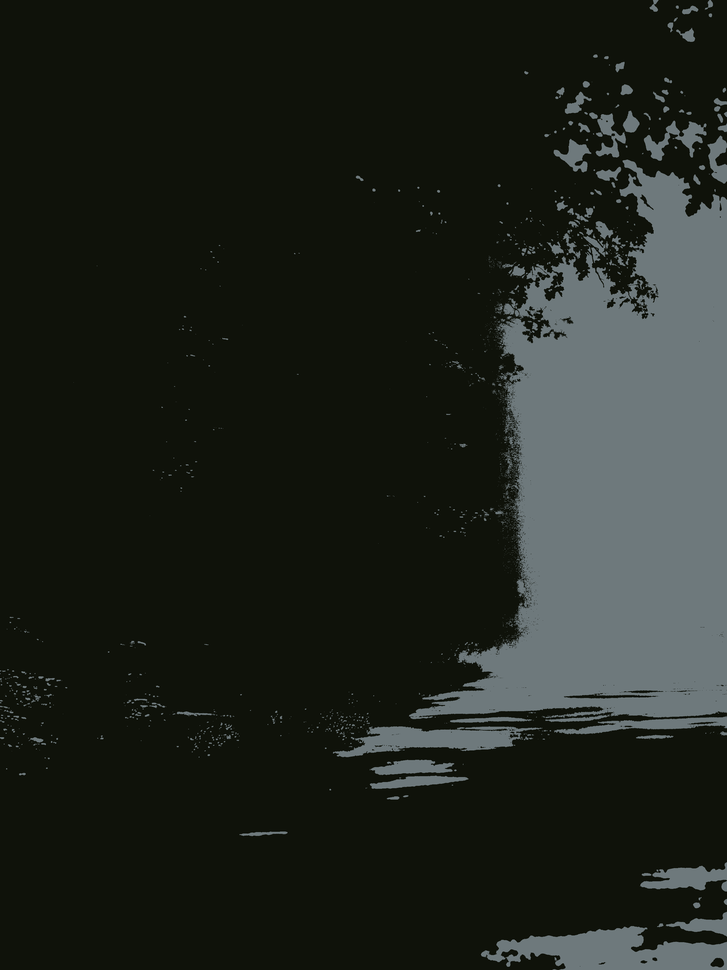
#> input picture 2 seg/2-2/q0.png, 727 x 970 px, shrunk from 2485 x 3313 before the run, found by its file name
$ python Parallel.py
#> lines starting #> are read from the running program, lines starting #| are printed output that depends on the picture
#> (the call stopped at in callThis, `tiles = image_slicer.slice('image.png', 4, save=False)`: image_slicer is not available in this run)
### Merge.py
from PIL import Image

def get_concat_h_cut(im1, im2):
    dst = Image.new('RGB', (im1.width + im2.width, min(im1.height, im2.height)))
    dst.paste(im1, (0, 0))
    dst.paste(im2, (im1.width, 0))
    return dst

def get_concat_v_cut(im1, im2):
    dst = Image.new('RGB', (min(im1.width, im2.width), im1.height + im2.height))
    dst.paste(im1, (0, 0))
    dst.paste(im2, (0, im1.height))
    return dst

def callThis():
    im1 = Image.open('q0.png')
#> im1 is the input picture: PIL image 727x970 RGB; mean R, G, B 31.9, 36.3, 30.3
    im2 = Image.open('q1.png')
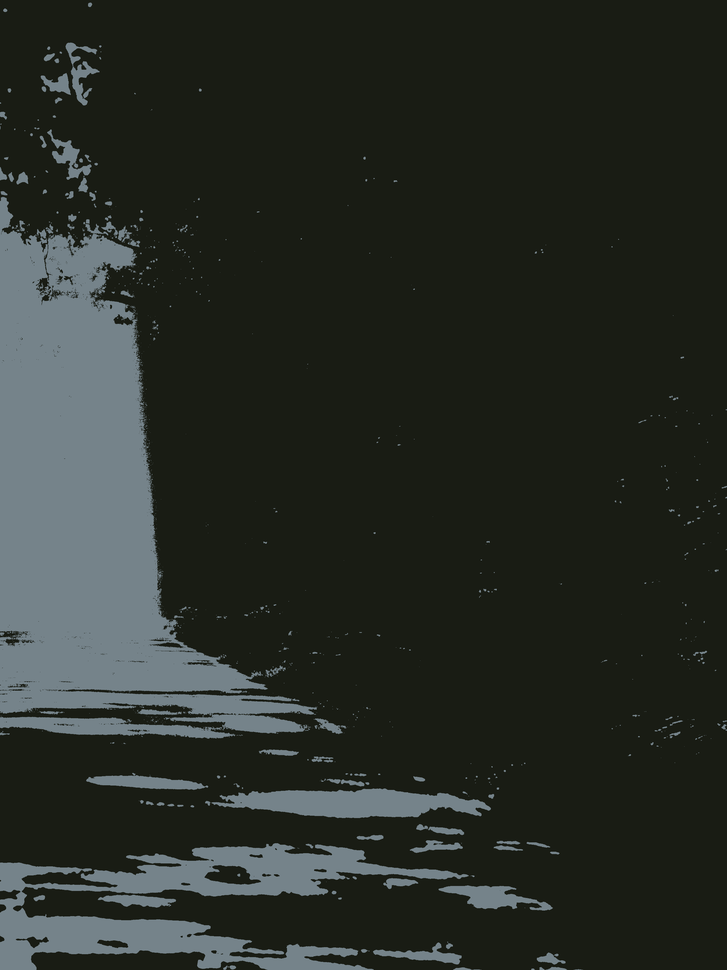
#> input picture 2 seg/2-2/q1.png, 727 x 970 px, shrunk from 2485 x 3313 before the run, found by its file name
#> im2 is the input picture: PIL image 727x970 RGB; mean R, G, B 39.9, 44.7, 39.2
    im3 = Image.open('q2.png')
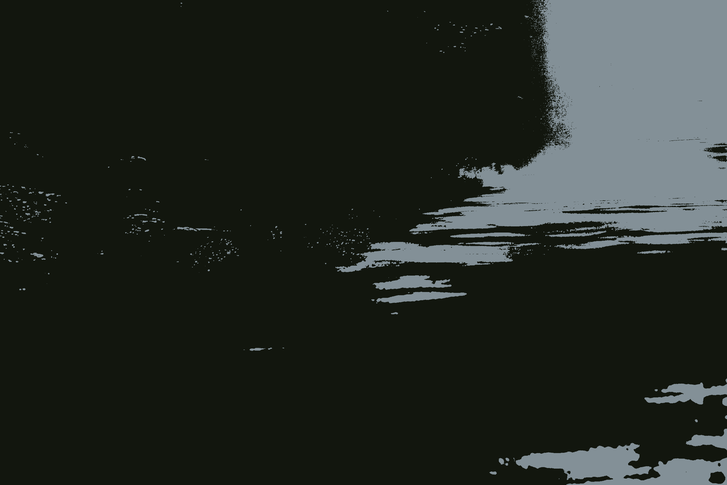
#> input picture 2 seg/4-4/q2.png, 727 x 485 px, shrunk from 2485 x 1656 before the run, found by its file name
#> im3 is the input picture: PIL image 727x485 RGB; mean R, G, B 36.5, 42, 36.4
    im4 = Image.open('q3.png')
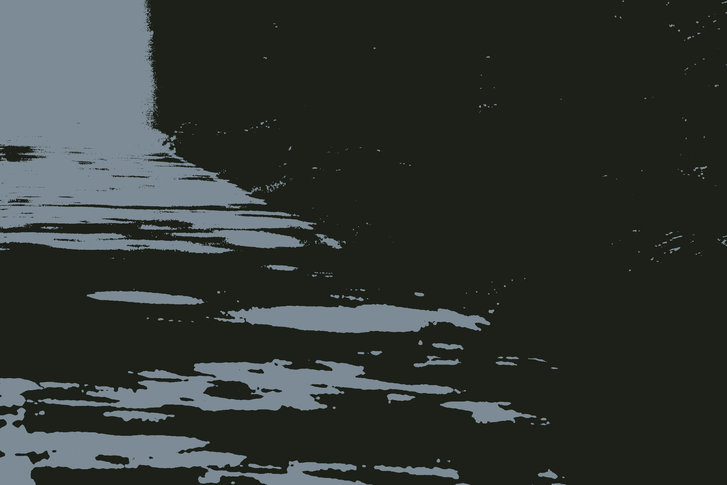
#> input picture 2 seg/4-4/q3.png, 727 x 485 px, shrunk from 2485 x 1656 before the run, found by its file name
#> im4 is the input picture: PIL image 727x485 RGB; mean R, G, B 47.7, 54, 49.7
    get_concat_h_cut(im1, im2).save('Top Half.png')
#> in get_concat_h_cut, `dst = Image.new('RGB', (im1.width + im2.width, min(im1.height, im2.hei..`: dst: PIL image 1454x970 RGB; every value is 0
    print('Saving top half')
    get_concat_h_cut(im3, im4).save('Lower Half.png')
#> in get_concat_h_cut (call 2), `dst = Image.new('RGB', (im1.width + im2.width, min(im1.height, im2.hei..`: dst: PIL image 1454x485 RGB; every value is 0
#> in get_concat_h_cut (call 2), `dst.paste(im1, (0, 0))`:
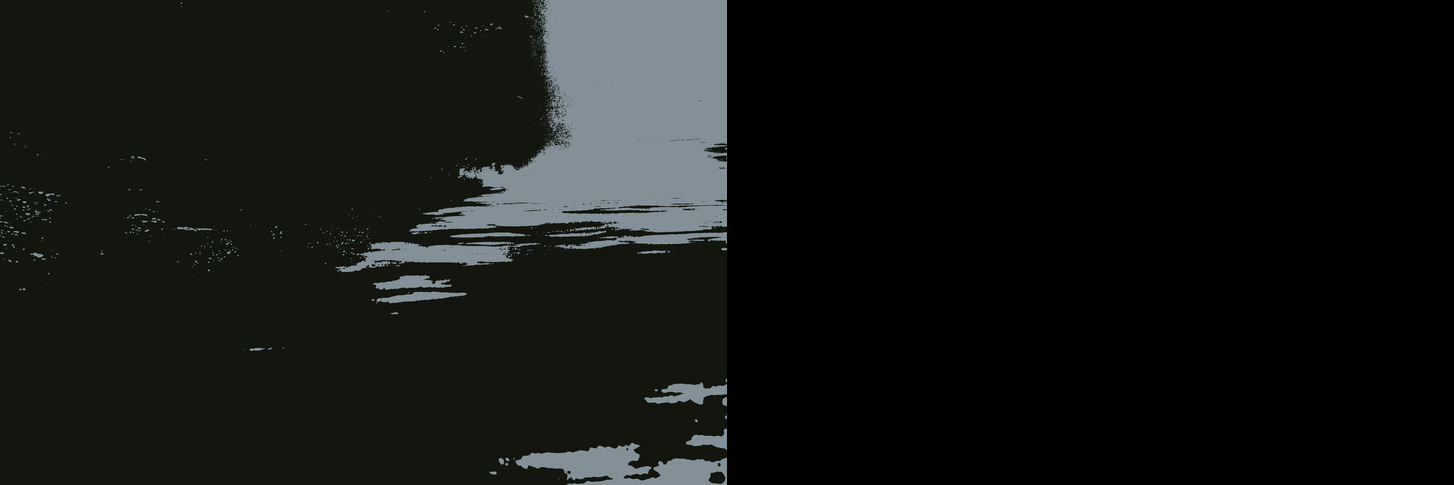
#> dst: PIL image 1454x485 RGB; mean R, G, B 18.3, 21, 18.2
#> in get_concat_h_cut (call 2), `dst.paste(im2, (im1.width, 0))`:
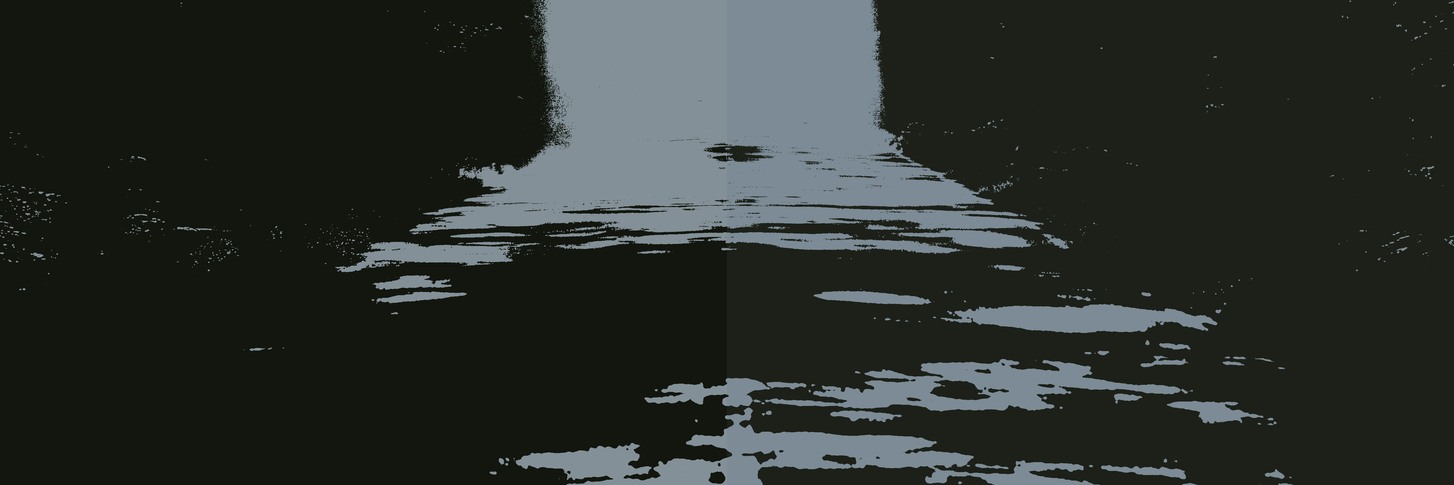
#> dst: PIL image 1454x485 RGB; mean R, G, B 42.1, 48, 43.1
    print('Saving lower half')


    im1 = Image.open('Top Half.png')
    im2 = Image.open('Lower Half.png')
    print('Saving Final Image')
    get_concat_v_cut(im1, im2).save('Final Segmented.png')
#> in get_concat_v_cut, `dst = Image.new('RGB', (min(im1.width, im2.width), im1.height + im2.he..`: dst: PIL image 1454x1455 RGB; every value is 0
#> in get_concat_v_cut, `dst.paste(im1, (0, 0))`:
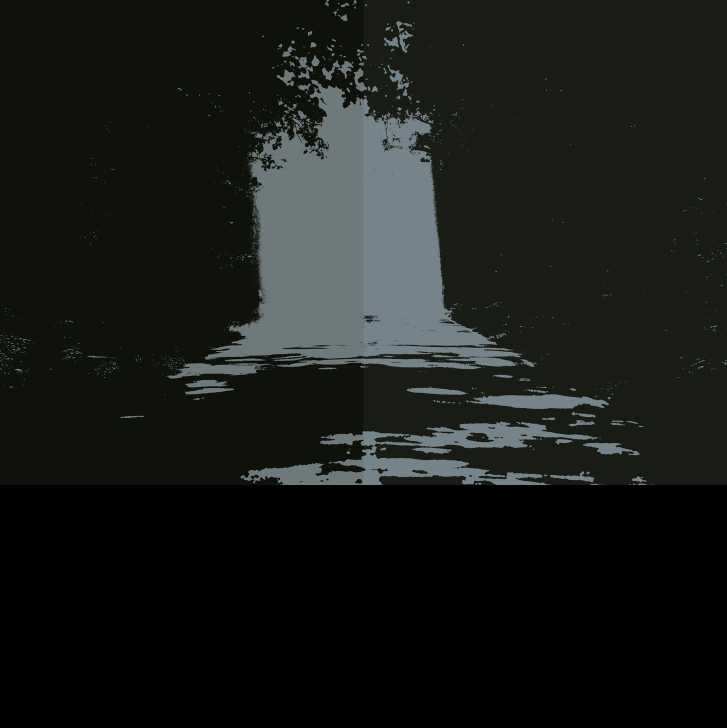
#> dst: PIL image 1454x1455 RGB (shown at 1/2 size); mean R, G, B 23.9, 27, 23.1
#> in get_concat_v_cut, `dst.paste(im2, (0, im1.height))`:
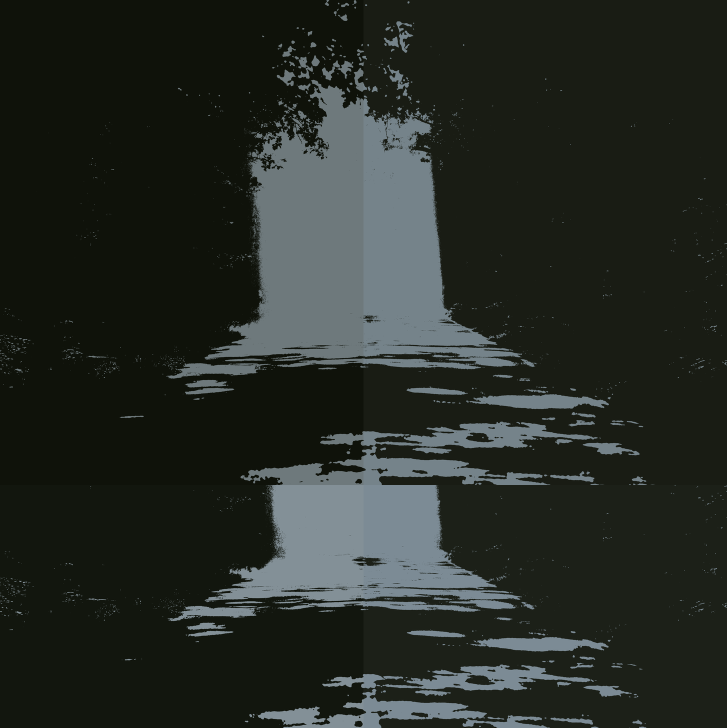
#> dst: PIL image 1454x1455 RGB (shown at 1/2 size); mean R, G, B 38, 43, 37.5

### Split.py
import image_slicer

def callThis():
    tiles = image_slicer.slice('image.png', 4, save=False)
    print('Slicing')
    image_slicer.save_tiles(tiles, prefix='slice', format='png')
    print('Saving')

### Sliced_Image_Seg_Parallel.py
import cv2
import os
import numpy as np
import matplotlib.pyplot as plt
from PIL import Image
from multiprocessing import Process


# [31 lines left out: function ic, not called in this run]

def callThis():
    image=[]
    for i in range(1,3):
        for j in range(1,3):
            image.append(cv2.imread("slice_0"+str(i)+"_0"+str(j)+".png"))
            print("Segmenting - slice_0"+str(i)+"_0"+str(j)+".png")

    if __name__=='__main__':
        process1=Process(target=ic, args=([image[0],0]))
        process2=Process(target=ic, args=([image[1],1]))
        process3=Process(target=ic, args=([image[2],2]))
        process4=Process(target=ic, args=([image[3],3]))

        process1.start()
        process2.start()
        process3.start()
        process4.start()

        process1.join()
        process2.join()
        process3.join()
        process4.join()

### Parallel.py
import Split
import Sliced_Image_Seg_Parallel as seg_p
import Merge

Split.callThis()
seg_p.callThis()
Merge.callThis()
